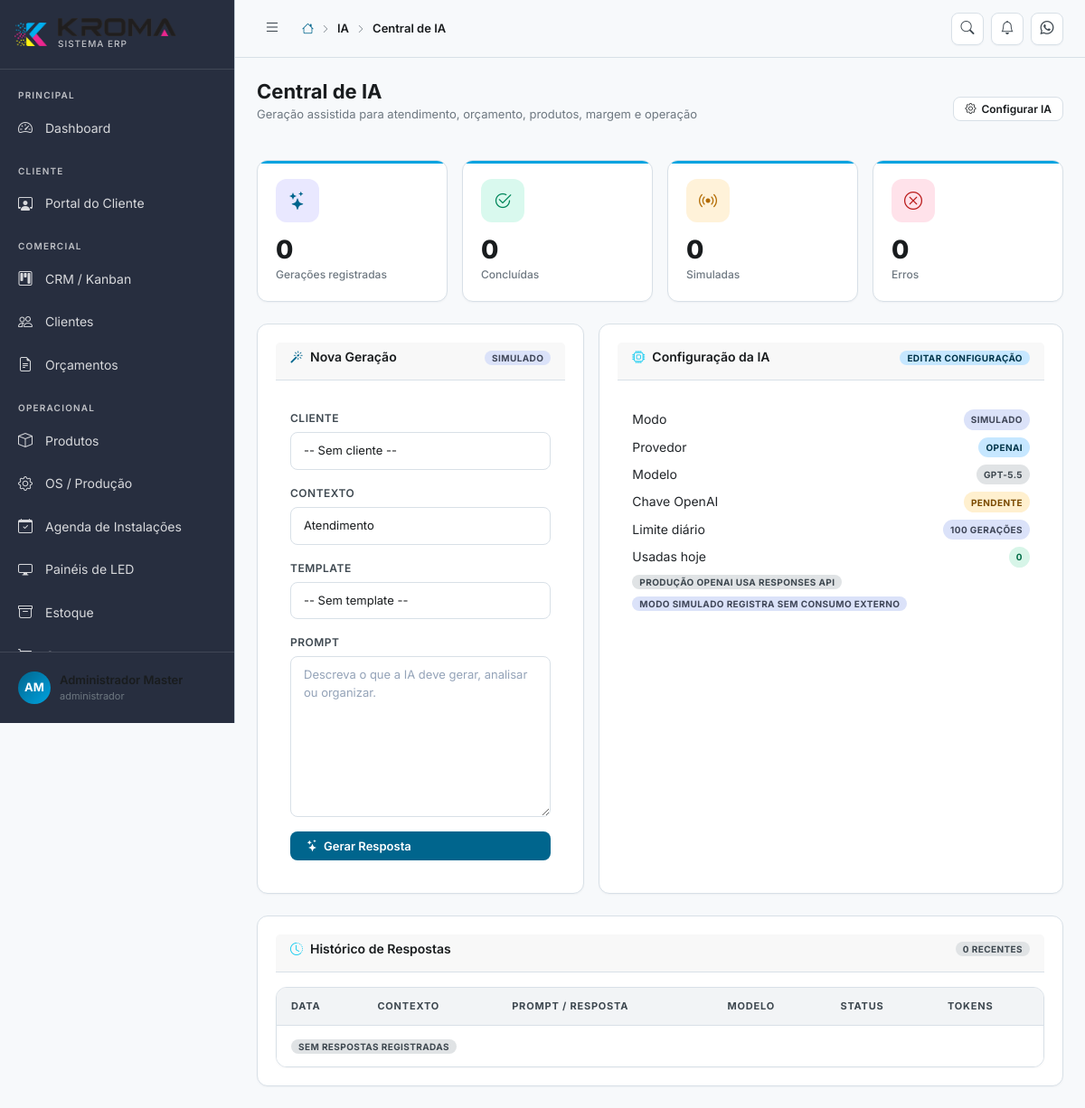
The page /ia (signed in) on the database its author committed.
### tables this page shows
CREATE TABLE IF NOT EXISTS empresas (
    id              INT UNSIGNED AUTO_INCREMENT PRIMARY KEY,
    razao_social    VARCHAR(200) NOT NULL,
    nome_fantasia   VARCHAR(200),
    cnpj            VARCHAR(18),
    ie              VARCHAR(30),
    im              VARCHAR(30),
    endereco        VARCHAR(300),
    numero          VARCHAR(20),
    complemento     VARCHAR(100),
    bairro          VARCHAR(100),
    cidade          VARCHAR(100),
    estado          CHAR(2),
    cep             VARCHAR(9),
    telefone        VARCHAR(20),
    whatsapp        VARCHAR(20),
    email           VARCHAR(150),
    site            VARCHAR(200),
    logo            VARCHAR(300),
    slogan          VARCHAR(300),
    descricao       TEXT,
    cabecalho_orcamento TEXT,
    rodape_orcamento    TEXT,
    condicoes_orcamento TEXT,
    validade_orcamento  INT DEFAULT 7,
    token_whatsapp  VARCHAR(300),
    endpoint_whatsapp VARCHAR(300),
    modo_whatsapp   ENUM('simulado','producao') DEFAULT 'simulado',
    chave_openai    VARCHAR(300),
    chave_gemini    VARCHAR(300),
    modo_ia         ENUM('simulado','producao') DEFAULT 'simulado',
    provedor_ia     ENUM('openai','gemini') DEFAULT 'openai',
    modelo_ia       VARCHAR(100) DEFAULT 'gpt-5.5',
    prompt_padrao_ia TEXT,
    limite_ia_diario INT DEFAULT 100,
    chave_asaas     VARCHAR(300),
    ambiente_asaas  ENUM('sandbox','producao') DEFAULT 'sandbox',
    webhook_viicio_token VARCHAR(160),
    webhook_asaas_token  VARCHAR(160),
    created_at      DATETIME DEFAULT CURRENT_TIMESTAMP,
    updated_at      DATETIME DEFAULT CURRENT_TIMESTAMP ON UPDATE CURRENT_TIMESTAMP
);

### index.php (called while the page is built, shortened)
<?php
require_once CONFIG_PATH . '/database.php';
require_once APP_PATH . '/Services/Router.php';
$router = new App\Services\Router();
$router->dispatch();

### config/database.php (called while the page is built, shortened)
<?php
class Database
{
    private static ?PDO $instance = null;
    public static function getInstance(): PDO
    {
        if (self::$instance === null) {
            try {
                $dsn = sprintf(
                    'mysql:host=%s;port=%s;dbname=%s;charset=%s',
                    DB_HOST, DB_PORT, DB_NAME, DB_CHARSET
                );
                self::$instance = new PDO($dsn, DB_USER, DB_PASS, [
                    PDO::ATTR_ERRMODE            => PDO::ERRMODE_EXCEPTION,
                    PDO::ATTR_DEFAULT_FETCH_MODE => PDO::FETCH_ASSOC,
                    PDO::ATTR_EMULATE_PREPARES   => false,
                    PDO::MYSQL_ATTR_INIT_COMMAND => "SET NAMES utf8mb4 COLLATE utf8mb4_unicode_ci",
                ]);
            } catch (PDOException $e) {
                if (APP_ENV === 'development') {
                    die('Erro de conexão com banco de dados: ' . $e->getMessage());
                } else {
                    die('Erro interno do sistema. Tente novamente mais tarde.');
                }
            }
        }
        return self::$instance;
    }
}
function db(): PDO
{
    return Database::getInstance();
}

### app/Views/ia/index.php (the view, shortened to what this page needs)
<?php
$contextoLabels = [
    'atendimento' => 'Atendimento',
    'orcamento' => 'Orçamento',
    'produto' => 'Produto',
    'margem' => 'Margem',
    'followup' => 'Follow-up',
    'operacional' => 'Operacional',
    'livre' => 'Livre',
];
?>
<div class="row g-3 mb-4">
    <div class="col-6 col-xl-3">
        <div class="kpi-card">
            <div class="kpi-icon primary"><i class="bi bi-stars"></i></div>
            <div class="kpi-value"><?= number_format($resumo['total']) ?></div>
            <div class="kpi-label">Gerações registradas</div>
        </div>
    </div>
    <div class="col-6 col-xl-3">
        <div class="kpi-card">
            <div class="kpi-icon success"><i class="bi bi-check2-circle"></i></div>
            <div class="kpi-value"><?= number_format($resumo['concluidas']) ?></div>
            <div class="kpi-label">Concluídas</div>
        </div>
    </div>
    <div class="col-6 col-xl-3">
        <div class="kpi-card">
            <div class="kpi-icon warning"><i class="bi bi-broadcast"></i></div>
            <div class="kpi-value"><?= number_format($resumo['simuladas']) ?></div>
            <div class="kpi-label">Simuladas</div>
        </div>
    </div>
    <div class="col-6 col-xl-3">
        <div class="kpi-card">
            <div class="kpi-icon danger"><i class="bi bi-x-circle"></i></div>
            <div class="kpi-value"><?= number_format($resumo['erros']) ?></div>
            <div class="kpi-label">Erros</div>
        </div>
    </div>
</div>
<div class="row g-3 mb-4">
    <div class="col-xl-5">
        <div class="card h-100">
            <div class="card-header">
                <h6 class="card-title"><i class="bi bi-magic me-2 text-primary-kroma"></i>Nova Geração</h6>
                <span class="badge <?= ($empresa['modo_ia'] ?? 'simulado') === 'producao' ? 'badge-success' : 'badge-info' ?>">
                    <?= ($empresa['modo_ia'] ?? 'simulado') === 'producao' ? 'Produção' : 'Simulado' ?>
                </span>
            </div>
            <form action="<?= APP_URL ?>/ia/gerar" method="POST" class="p-3" data-loading>
                <label class="form-label">Cliente</label>
                <select class="form-select mb-3" name="cliente_id" id="iaCliente">
                    <option value="">-- Sem cliente --</option>
                </select>
                <label class="form-label">Contexto</label>
                <select class="form-select mb-3" name="contexto" id="iaContexto">
                    <?php foreach ($contextoLabels as $value => $label): ?>
                    <option value="<?= $value ?>"><?= htmlspecialchars($label) ?></option>
                    <?php endforeach; ?>
                </select>
                <label class="form-label">Template</label>
                <select class="form-select mb-3" id="iaTemplate">
                    <option value="">-- Sem template --</option>
                </select>
                <label class="form-label">Prompt</label>
                <textarea class="form-control mb-3" name="prompt" id="iaPrompt" rows="8" required placeholder="Descreva o que a IA deve gerar, analisar ou organizar."></textarea>
                <button class="btn btn-primary w-100" type="submit"><i class="bi bi-stars"></i> Gerar Resposta</button>
            </form>
        </div>
    </div>
    <div class="col-xl-7">
        <div class="card h-100">
            <div class="card-header">
                <h6 class="card-title"><i class="bi bi-cpu me-2 text-info"></i>Configuração da IA</h6>
                <a class="badge badge-primary text-decoration-none" href="<?= APP_URL ?>/empresa">Editar configuração</a>
            </div>
            <div class="p-3 d-flex flex-column gap-2">
                <div class="d-flex justify-content-between">
                    <span>Modo</span>
                    <span class="badge <?= ($empresa['modo_ia'] ?? 'simulado') === 'producao' ? 'badge-success' : 'badge-info' ?>"><?= htmlspecialchars($empresa['modo_ia'] ?? 'simulado') ?></span>
                </div>
                <div class="d-flex justify-content-between">
                    <span>Provedor</span>
                    <span class="badge badge-primary"><?= htmlspecialchars($empresa['provedor_ia'] ?? 'openai') ?></span>
                </div>
                <div class="d-flex justify-content-between">
                    <span>Modelo</span>
                    <span class="badge badge-secondary"><?= htmlspecialchars($empresa['modelo_ia'] ?? 'gpt-5.5') ?></span>
                </div>
                <div class="d-flex justify-content-between">
                    <span>Chave OpenAI</span>
                    <span class="badge <?= !empty($empresa['chave_openai']) ? 'badge-success' : 'badge-warning' ?>"><?= !empty($empresa['chave_openai']) ? 'Configurada' : 'Pendente' ?></span>
                </div>
                <div class="d-flex justify-content-between">
                    <span>Limite diário</span>
                    <span class="badge badge-info"><?= number_format((int)($empresa['limite_ia_diario'] ?? 100)) ?> gerações</span>
                </div>
                <div class="d-flex justify-content-between">
                    <span>Usadas hoje</span>
                    <span class="badge <?= $resumo['hoje'] >= (int)($empresa['limite_ia_diario'] ?? 100) ? 'badge-danger' : 'badge-success' ?>"><?= number_format($resumo['hoje']) ?></span>
                </div>
                <span class="badge badge-secondary align-self-start">Produção OpenAI usa Responses API</span>
                <span class="badge badge-info align-self-start">Modo simulado registra sem consumo externo</span>
            </div>
        </div>
    </div>
</div>
<div class="card">
    <div class="card-header">
        <h6 class="card-title"><i class="bi bi-clock-history me-2 text-info"></i>Histórico de Respostas</h6>
        <span class="badge badge-secondary"><?= count($logs) ?> recentes</span>
    </div>
    <div class="table-wrapper">
        <table class="table mb-0">
            <thead>
                <tr>
                    <th>Data</th>
                    <th>Contexto</th>
                    <th>Prompt / Resposta</th>
                    <th>Modelo</th>
                    <th>Status</th>
                    <th>Tokens</th>
                </tr>
            </thead>
            <tbody>
                <?php if (empty($logs)): ?>
                <tr><td colspan="6"><span class="badge badge-secondary">Sem respostas registradas</span></td></tr>
                <?php endif; ?>
            </tbody>
        </table>
    </div>
</div>

### app/Services/Router.php (shortened to what this page needs)
<?php
class Router
{
    private array $routes = [];
    private string $basePath = '';
    public function __construct()
    {
        $scriptDir = dirname($_SERVER['SCRIPT_NAME']);
        $this->basePath = rtrim($scriptDir, '/');
    }
    private function addRoute(string $method, string $path, $handler): void
    {
        $this->routes[] = [
            'method'  => $method,
            'path'    => $path,
            'handler' => $handler,
        ];
    }
    public function dispatch(): void
    {
        $method = $_SERVER['REQUEST_METHOD'];
        $uri    = $_SERVER['REQUEST_URI'];
        $uri = '/' . ltrim(substr($uri, strlen($this->basePath)), '/');
        $uri = rtrim($uri, '/') ?: '/';
        foreach ($this->routes as $route) {
            if ($route['method'] !== $method) continue;
            $pattern = $this->pathToRegex($route['path']);
            if (preg_match($pattern, $uri, $matches)) {
                $params = array_filter($matches, 'is_string', ARRAY_FILTER_USE_KEY);
                $this->callHandler($route['handler'], $params);
                return;
            }
        }
    }
    private function pathToRegex(string $path): string
    {
        $pattern = preg_replace('/\/:([^\/]+)/', '/(?P<$1>[^/]+)', $path);
        return '#^' . $pattern . '$#';
    }
    private function callHandler($handler, array $params): void
    {
        if (is_string($handler) && strpos($handler, '@') !== false) {
            [$class, $method] = explode('@', $handler);
            $controller = new $fullClass();
            call_user_func_array([$controller, $method], $params);
            return;
        }
    }
}

### rows shown on the page
empresas: modo_ia "SIMULADO", provedor_ia "OPENAI", modelo_ia "GPT-5.5", limite_ia_diario "100"

### other values the page prints
$crumb['label'] "IA"
$resumo['total'] "0"
$resumo['concluidas'] "0"
$resumo['simuladas'] "0"
$resumo['erros'] "0"
$resumo['hoje'] "0"
count($logs) "0"
form field contexto "Atendimento"
